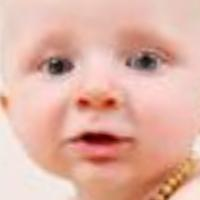
#> input picture Project/Project/subsample_of_data/1_0_0_20161219190621290.jpg.chip.jpg, 200 x 200 px; its folder holds 4 pictures in this run
$ jupyter execute --allow-errors preprocessing.ipynb   (older library calls are emulated)
#> lines starting #> are read from the running program, lines starting #| are printed output that depends on the picture
[cell 1]
#!pip install scikit-image
#!pip install opencv-python

[cell 2]
import numpy as np
import pandas as pd
import os
import cv2
from sklearn.decomposition import PCA
from sklearn.svm import SVC
from skimage.feature import hog
import matplotlib.pyplot as plt
from sklearn.model_selection import train_test_split
from sklearn.svm import SVC

## Read data

[cell 3]
dir = "subsample_of_data"
files = os.listdir(dir)
print("subsample size is", len(files))

[cell 4]
images = []
ages = []
genders = []
ethnicities = []
nones_count = 0

for file in files:
    img_path = os.path.join(dir, file)
    instance = cv2.imread(img_path, 1) # 0-Greyscale, 1-RGB format
#> instance is the input picture: shape (200, 200, 3); mean B, G, R 163.6, 177.6, 224.8
    if instance is not None:

        # Change all images to 64 by 64 pixels
        instance = cv2.resize(instance, dsize = (200,200))

        # Accomodate for RGB format
        instance = instance.reshape((instance.shape[0], instance.shape[1], 3))

        #---------------

        #Opcoes de preprocessamento imagem com cv2:
        # 1.Resizing
        # 2.Smoothing and Blurring
        # 3.converting to greyscale
        # 4.image edge detection

        #NOTA
        # Ver na quarta feira se conseguimos correr os 23000 casos com 200 por 200 pixeis cada
        # melhor usar definicao original da imagem do que perder detalhe
        # caso demore muito tempo com servidores fzer resizes e outras coisas

        #---------------

        #Changes to images with opencv methods

        # Obtain better contrast for images normalizing the ranges for colors for a pixel between
        # 0 and 255
        #instance = cv2.normalize(instance, None, alpha=0, beta=255, norm_type=cv2.NORM_MINMAX)

        # Converting to YUV color model, equalizing color histogram to modify
        # distribution of colors taking luminosity into account and
        # reconverting to RBG after doing histogram equalization
        #img_yuv = cv2.cvtColor(instance, cv2.COLOR_BGR2YUV)
        #img_yuv[:,:,0] = cv2.equalizeHist(img_yuv[:,:,0])
        #instance = cv2.cvtColor(img_yuv, cv2.COLOR_YUV2BGR)

        #----------------


        images.append(instance)
        delimit = file.split('_')

        ages.append(int(delimit[0]))
        # first number is age (0-116 possible values)

        genders.append(int(delimit[1]))
        # second number is gender (0 for male, 1 for female)

        ethnicities.append(int(delimit[2]))
        # third number is ethnicity
        # (0 for white, 1 for black, 2 for asian, 3 for indian, 4 for any other ethnicity)
    else:
        nones_count+=1
print("number of images that couldn't be read is", nones_count)

[cell 5]
img_all = pd.DataFrame()
#> img_all = table of 0 rows and 0 columns
img_all["image_name"] = files
img_all["age"] = ages
img_all["ethnicity"] = ethnicities
img_all["gender"] = genders
#To add the extra features from using cnn/opencv feat extraction

img_gender = pd.DataFrame()
img_gender["gender"] = genders

img_age = pd.DataFrame()
img_age["age"] = ages

#display(img_all)
#display(img_gender)
#display(img_age)

[cell 6]
print("unique values for age are", img_age.age.unique())
print("unique values for ethnicity are", img_all.ethnicity.unique())
#| unique values for ethnicity are [0]
print("unique values for gender are", img_gender.gender.unique())

[cell 7]
#index = 56
#print("Gender:", genders[index],"Age:", ages[index])
#plt.imshow(cv2.cvtColor(images[index], cv2.COLOR_BGR2RGB))

# Feature extraction

#> (a cell that did not finish here is left out)

[cell 9]
images = np.array(images)

# Create ORB object
orb = cv2.ORB_create()

# Extract ORB features from the images
orb_features = []
for img in images:
    # Detect keypoints and compute descriptors
    keypoints, descriptors = orb.detectAndCompute(img, None)
    orb_features.append(descriptors)
#> (the rest of this cell did not finish here and is left out)

- The code is reshaping the image to add an additional dimension of size 1 because the later processing steps may expect a 4-dimensional input of shape (num_samples, width, height, channels).
- The reason for converting the image to a 3-channel BGR image is that some feature extraction algorithms, such as the HOG (Histogram of Oriented Gradients) algorithm, require a 3-channel input. The HOG algorithm calculates gradients and orientation maps from the input image and uses them to construct a feature vector that describes the texture and shape of the image.

[cell 10]
x_ages = list(set(ages))
y_ages = [ages.count(i) for i in x_ages]
plt.bar(x_ages,y_ages)
plt.show()
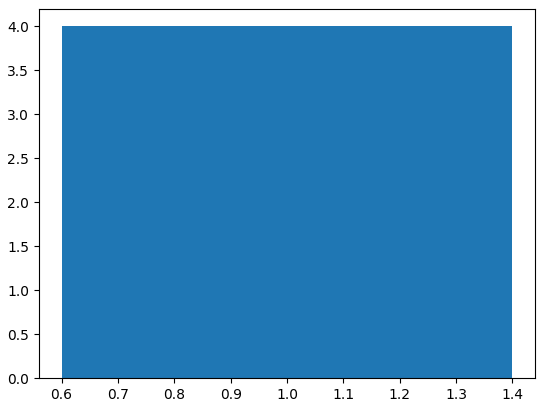
#> figure drawn by matplotlib, 1 panel
print("Max value:",max(ages))

[cell 11]
def display(img):
    plt.imshow(img[:,:,0])
    plt.set_cmap('gray')
    plt.show()
idx = 500
#> (the rest of this cell did not finish here and is left out)

## Feature extraction and Normalization

- Sure! This code extracts Histogram of Oriented Gradients (HOG) features from a list of preprocessed images, normalizes the features to have zero mean and unit variance, and stores them in a NumPy array called hog_features_norm

[cell 12]
# Extract HOG features from the images
hog_features = []
for img in images:
    hog_feature = hog(img, orientations=9, pixels_per_cell=(8, 8),
                    cells_per_block=(2, 2), transform_sqrt=True, feature_vector=True, multichannel=True, channel_axis=2)
    hog_features.append(hog_feature)
hog_features = np.array(hog_features)

# Normalize the features to have zero mean and unit variance
mean = np.mean(hog_features, axis=0)
std = np.std(hog_features, axis=0)
hog_features_norm = (hog_features - mean) / std

- For each preprocessed image in images, extract the HOG features using the hog() function from scikit-image. The orientations, pixels_per_cell, and cells_per_block parameters control the number of orientations, the size of the cells, and the number of cells per block used in the feature extraction process. The transform_sqrt parameter applies power law compression to normalize the local contrast of the image. The feature_vector parameter flattens the HOG descriptor into a 1D array. The multichannel and channel_axis parameters are used to indicate that the input image has three channels. The resulting HOG feature is then appended to the hog_features list.

## SVM

[cell 13]
X_train, X_test, y_train, y_test = train_test_split(hog_features_norm, genders, test_size=0.2, random_state=42)
print("Samples in Training:",X_train.shape[0])
#| Samples in Training: 3
print("Samples in Testing:",X_test.shape[0])
#| Samples in Testing: 1
